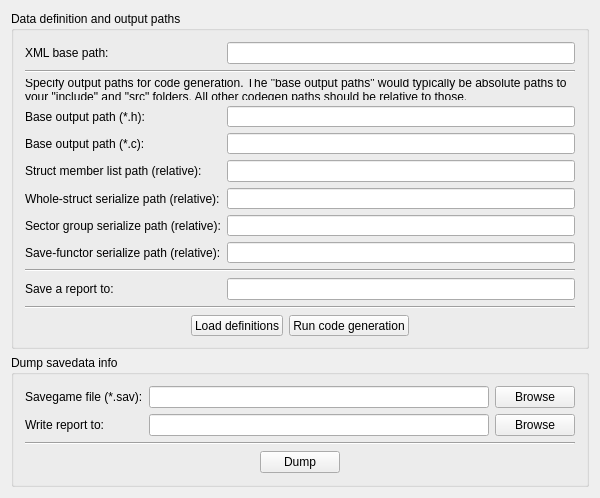
<?xml version="1.0" encoding="UTF-8"?>
<ui version="4.0">
 <class>CodegenMainWindowClass</class>
 <widget class="QMainWindow" name="CodegenMainWindowClass">
  <property name="geometry">
   <rect>
    <x>0</x>
    <y>0</y>
    <width>600</width>
    <height>480</height>
   </rect>
  </property>
  <property name="windowTitle">
   <string>CodegenMainWindow</string>
  </property>
  <widget class="QWidget" name="centralWidget">
   <layout class="QGridLayout" name="gridLayout_3">
    <item row="0" column="0">
     <widget class="QGroupBox" name="groupBox">
      <property name="title">
       <string>Data definition and output paths</string>
      </property>
      <layout class="QGridLayout" name="gridLayout">
       <item row="2" column="0" colspan="2">
        <widget class="QLabel" name="label_11">
         <property name="text">
          <string>Specify output paths for code generation. The &quot;base output paths&quot; would typically be absolute paths to your &quot;include&quot; and &quot;src&quot; folders. All other codegen paths should be relative to those.</string>
         </property>
         <property name="wordWrap">
          <bool>true</bool>
         </property>
        </widget>
       </item>
       <item row="4" column="0">
        <widget class="QLabel" name="label_3">
         <property name="text">
          <string>Base output path (*.c):</string>
         </property>
        </widget>
       </item>
       <item row="6" column="0">
        <widget class="QLabel" name="label_5">
         <property name="text">
          <string>Whole-struct serialize path (relative):</string>
         </property>
        </widget>
       </item>
       <item row="10" column="0">
        <widget class="QLabel" name="label_9">
         <property name="text">
          <string>Save a report to:</string>
         </property>
        </widget>
       </item>
       <item row="12" column="0" colspan="2">
        <layout class="QHBoxLayout" name="horizontalLayout">
         <item>
          <spacer name="horizontalSpacer">
           <property name="orientation">
            <enum>Qt::Horizontal</enum>
           </property>
           <property name="sizeHint" stdset="0">
            <size>
             <width>40</width>
             <height>20</height>
            </size>
           </property>
          </spacer>
         </item>
         <item>
          <widget class="QPushButton" name="buttonLoadAll">
           <property name="text">
            <string>Load definitions</string>
           </property>
          </widget>
         </item>
         <item>
          <widget class="QPushButton" name="buttonDoCodegen">
           <property name="text">
            <string>Run code generation</string>
           </property>
          </widget>
         </item>
         <item>
          <spacer name="horizontalSpacer_2">
           <property name="orientation">
            <enum>Qt::Horizontal</enum>
           </property>
           <property name="sizeHint" stdset="0">
            <size>
             <width>40</width>
             <height>20</height>
            </size>
           </property>
          </spacer>
         </item>
        </layout>
       </item>
       <item row="13" column="0" colspan="2">
        <spacer name="verticalSpacer">
         <property name="orientation">
          <enum>Qt::Vertical</enum>
         </property>
         <property name="sizeHint" stdset="0">
          <size>
           <width>8</width>
           <height>0</height>
          </size>
         </property>
        </spacer>
       </item>
       <item row="3" column="1">
        <widget class="QLineEdit" name="pathOutputH"/>
       </item>
       <item row="5" column="1">
        <widget class="QLineEdit" name="pathOutputRelStructMembers"/>
       </item>
       <item row="7" column="0">
        <widget class="QLabel" name="label_6">
         <property name="text">
          <string>Sector group serialize path (relative):</string>
         </property>
        </widget>
       </item>
       <item row="6" column="1">
        <widget class="QLineEdit" name="pathOutputRelStructSerialize"/>
       </item>
       <item row="10" column="1">
        <widget class="QLineEdit" name="codegenReportPath"/>
       </item>
       <item row="8" column="1">
        <widget class="QLineEdit" name="pathOutputRelSaveFunctors"/>
       </item>
       <item row="4" column="1">
        <widget class="QLineEdit" name="pathOutputC"/>
       </item>
       <item row="0" column="1">
        <widget class="QLineEdit" name="pathInputXML"/>
       </item>
       <item row="1" column="0" colspan="2">
        <widget class="Line" name="line">
         <property name="orientation">
          <enum>Qt::Horizontal</enum>
         </property>
        </widget>
       </item>
       <item row="3" column="0">
        <widget class="QLabel" name="label_2">
         <property name="text">
          <string>Base output path (*.h):</string>
         </property>
        </widget>
       </item>
       <item row="7" column="1">
        <widget class="QLineEdit" name="pathOutputRelSectorSerialize"/>
       </item>
       <item row="11" column="0" colspan="2">
        <widget class="Line" name="line_2">
         <property name="orientation">
          <enum>Qt::Horizontal</enum>
         </property>
        </widget>
       </item>
       <item row="0" column="0">
        <widget class="QLabel" name="label">
         <property name="text">
          <string>XML base path:</string>
         </property>
        </widget>
       </item>
       <item row="5" column="0">
        <widget class="QLabel" name="label_4">
         <property name="text">
          <string>Struct member list path (relative):</string>
         </property>
        </widget>
       </item>
       <item row="8" column="0">
        <widget class="QLabel" name="label_10">
         <property name="text">
          <string>Save-functor serialize path (relative):</string>
         </property>
        </widget>
       </item>
       <item row="9" column="0" colspan="2">
        <widget class="Line" name="line_4">
         <property name="orientation">
          <enum>Qt::Horizontal</enum>
         </property>
        </widget>
       </item>
      </layout>
     </widget>
    </item>
    <item row="1" column="0">
     <widget class="QGroupBox" name="groupBox_2">
      <property name="title">
       <string>Dump savedata info</string>
      </property>
      <layout class="QGridLayout" name="gridLayout_2">
       <item row="0" column="2">
        <widget class="QPushButton" name="dumpSavBrowse">
         <property name="text">
          <string>Browse</string>
         </property>
        </widget>
       </item>
       <item row="0" column="0">
        <widget class="QLabel" name="label_7">
         <property name="text">
          <string>Savegame file (*.sav):</string>
         </property>
        </widget>
       </item>
       <item row="1" column="1">
        <widget class="QLineEdit" name="dumpOutPath"/>
       </item>
       <item row="0" column="1">
        <widget class="QLineEdit" name="dumpSavPath"/>
       </item>
       <item row="1" column="2">
        <widget class="QPushButton" name="dumpOutBrowse">
         <property name="text">
          <string>Browse</string>
         </property>
        </widget>
       </item>
       <item row="1" column="0">
        <widget class="QLabel" name="label_8">
         <property name="text">
          <string>Write report to:</string>
         </property>
        </widget>
       </item>
       <item row="2" column="0" colspan="3">
        <widget class="Line" name="line_3">
         <property name="orientation">
          <enum>Qt::Horizontal</enum>
         </property>
        </widget>
       </item>
       <item row="3" column="0" colspan="3">
        <layout class="QHBoxLayout" name="horizontalLayout_2">
         <item>
          <spacer name="horizontalSpacer_3">
           <property name="orientation">
            <enum>Qt::Horizontal</enum>
           </property>
           <property name="sizeHint" stdset="0">
            <size>
             <width>40</width>
             <height>20</height>
            </size>
           </property>
          </spacer>
         </item>
         <item>
          <widget class="QPushButton" name="buttonDoDump">
           <property name="text">
            <string>Dump</string>
           </property>
          </widget>
         </item>
         <item>
          <spacer name="horizontalSpacer_4">
           <property name="orientation">
            <enum>Qt::Horizontal</enum>
           </property>
           <property name="sizeHint" stdset="0">
            <size>
             <width>40</width>
             <height>20</height>
            </size>
           </property>
          </spacer>
         </item>
        </layout>
       </item>
      </layout>
     </widget>
    </item>
   </layout>
  </widget>
 </widget>
 <layoutdefault spacing="6" margin="11"/>
 <resources>
  <include location="CodegenMainWindow.qrc"/>
 </resources>
 <connections/>
</ui>
